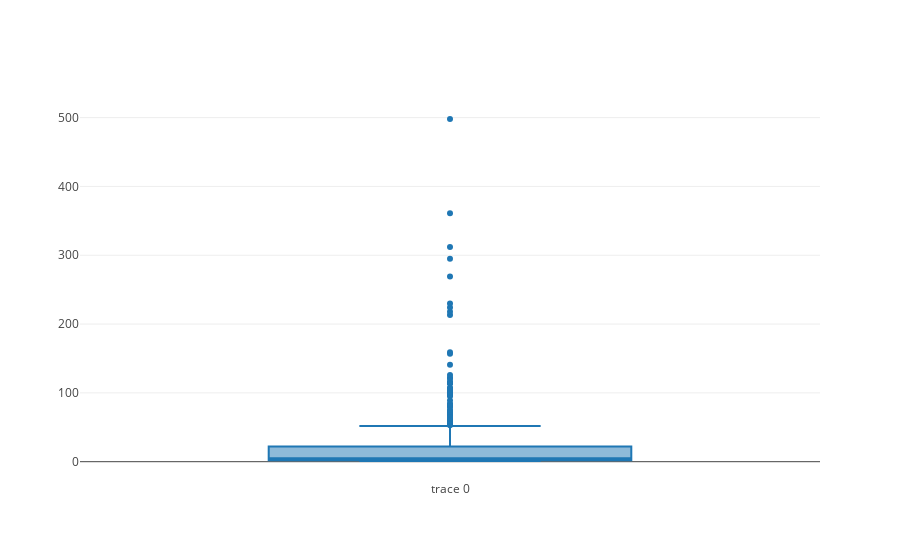

Notebook source saved alongside this figure:
### Code cell
trace0 = go.Box(
    y=list(auc_and_installs["ref_hash"])
)
data = [trace0]
py.iplot(data)

### Figure 1 — Plotly figure (JSON) as saved in the notebook; plotly's stock layout.template omitted (floating-point values rounded to 4 significant figures; data arrays with more than 128 entries replaced by an {"elided": "..."} marker saying what was removed)
{"data": [{"type": "box", "uid": "f2392bf6-ae97-4120-bdfd-e30f02ef3253", "y": {"elided": "433 int values"}}], "layout": {}}
